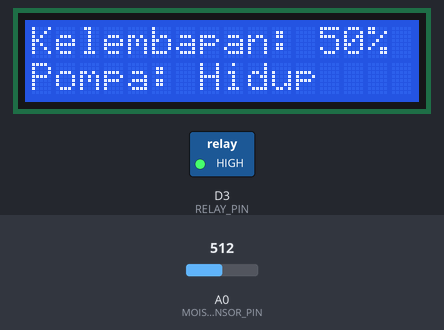
A sketch run on a simulated ESP8266 (NodeMCU). Parts: 16×2 character LCD, switched loads named in the sketch (green lamp = pin HIGH). The test bench sets the inputs (shaded band); at power-on: A0 (MOISTURE_SENSOR_PIN) = 512. What the sketch prints to the serial monitor is not drawn.

Above: at 14.3 s.
14.4 s: A0 (MOISTURE_SENSOR_PIN) set to 415
At 17.8 s:
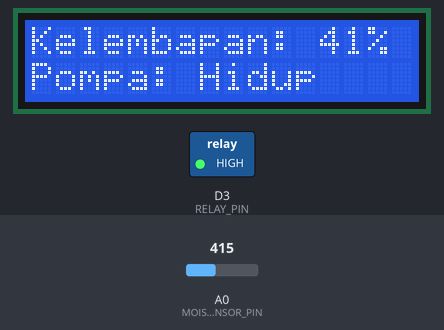
22.3 s: A0 (MOISTURE_SENSOR_PIN) set to 397
At 26.5 s:
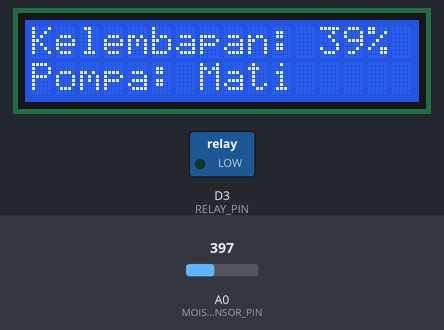
30.2 s: A0 (MOISTURE_SENSOR_PIN) set to 306
At 33.9 s:
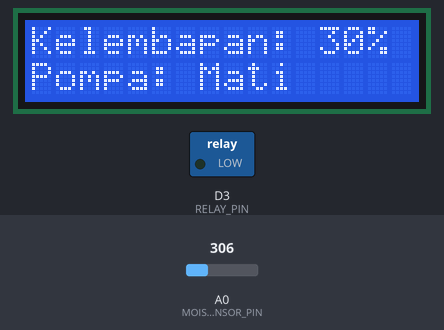
36.9 s: A0 (MOISTURE_SENSOR_PIN) set to 511
At 40.0 s:
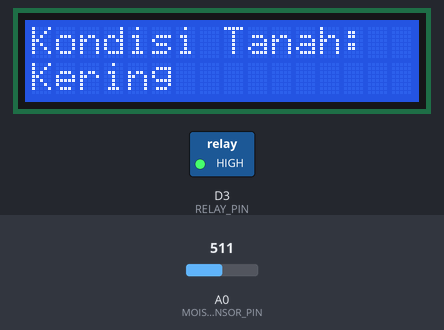
Timing chart, 0 to 41.5 s (numbered marks = the images above; inputs shaded):
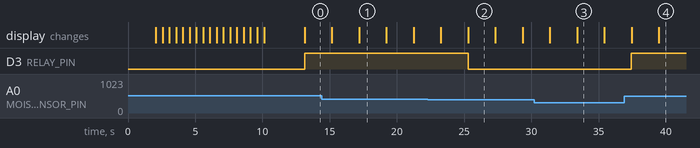

Measured:
- the behaviour switches between 405 and 404 on A0 (MOISTURE_SENSOR_PIN) (found by bisection; images 1 and 2)
- after the input at 14.4 s, the display: first differs from a run without the input after 2.8 s (image 1)
- after the input at 22.3 s, D3 (RELAY_PIN): HIGH → LOW after 3.0 s; the display: first differs from a run without the input after 3.0 s (image 2)
- after the input at 30.2 s, the display: first differs from a run without the input after 3.2 s (image 3)
- after the input at 36.9 s, D3 (RELAY_PIN): LOW → HIGH after 0.54 s; the display: first changes after 0.55 s (image 4 shows a later state)
- what the display in image 1 shows lasts 2.0 s, from 17.2 s to 19.2 s

The sketch:

auto_watering_system.ino
```cpp
#include <Wire.h>
#include <LiquidCrystal_I2C.h>

LiquidCrystal_I2C lcd(0x27, 16, 2);

#define MOISTURE_SENSOR_PIN A0
#define RELAY_PIN D3
#define MOISTURE_THRESHOLD 40

void setup() {
  Serial.begin(9600);
  Wire.begin(D1, D2);
  lcd.begin();
  lcd.backlight();

  pinMode(MOISTURE_SENSOR_PIN, INPUT);
  pinMode(RELAY_PIN, OUTPUT);
  digitalWrite(RELAY_PIN, LOW);

  delay(2000);

  lcd.setCursor(4, 0);
  lcd.print("Mulai");
  for (int a = 0; a <= 15; a++) {
    lcd.setCursor(a, 1);
    lcd.print(".");
    delay(500);
  }

  lcd.clear(); lcd.clear();
  lcd.setCursor(2, 0);
  lcd.print("Sistem Aktif");
  delay(3000);
  lcd.clear();
}

void loop() {
  int moistureValue = analogRead(MOISTURE_SENSOR_PIN);
  int moisturePercentage = map(moistureValue, 0, 1023, 0, 100);

  lcd.clear();
  lcd.setCursor(0, 0);
  lcd.print("Kelembapan: ");
  lcd.print(moisturePercentage);
  lcd.print("%");

  if (moisturePercentage < MOISTURE_THRESHOLD) {
    digitalWrite(RELAY_PIN, LOW);
    lcd.setCursor(0, 1);
    lcd.print("Pompa: Mati");
  } else {
    digitalWrite(RELAY_PIN, HIGH);
    lcd.setCursor(0, 1);
    lcd.print("Pompa: Hidup");
  }

  delay(2000);

  lcd.clear();
  lcd.setCursor(0, 0);
  lcd.print("Kondisi Tanah:");

  lcd.setCursor(0, 1);
  if (moisturePercentage < MOISTURE_THRESHOLD) {
    lcd.print("Basah");
  } else {
    lcd.print("Kering");
  }

  delay(2000);

  Serial.print("Nilai Mentah Sensor: ");
  Serial.println(moistureValue);
  Serial.print("Nilai Persen: ");
  Serial.println(moisturePercentage);
}
```
